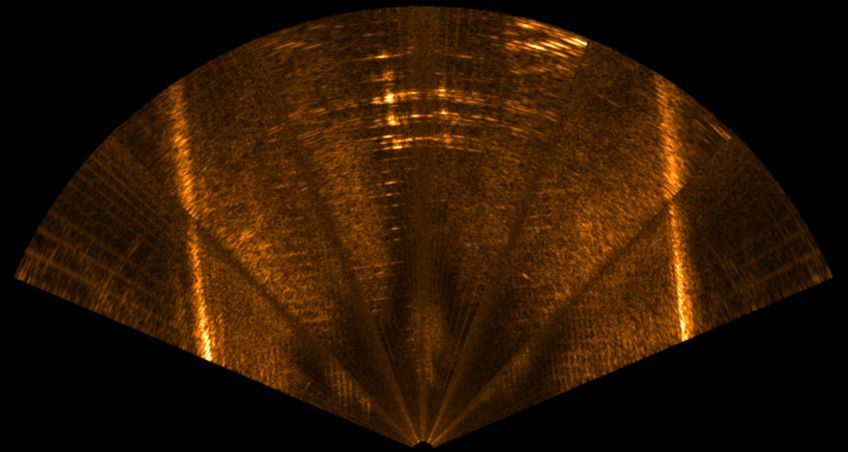
#> input picture image/son11.jpg, 848 x 452 px
$ python op_acEpipolar.py
#> lines starting #> are read from the running program, lines starting #| are printed output that depends on the picture
# 光-声对应
import numpy as np
import matplotlib.pyplot as plt
import cv2

image_path = 'image/son11.jpg'
image = cv2.imread(image_path)
#> image is the input picture: shape (452, 848, 3); mean B, G, R 3.1, 23.1, 45.3
image_width = image.shape[1]
#> image_width = 848
image_height = image.shape[0]
#> image_height = 452

# 相机的内参数矩阵K
K =[[527.8346, 0, 654.6259],
    [0, 527.6546, 367.7943],
    [0, 0, 1]]
x_offset, y_offset = 423, 458  # 声纳图像的原点坐标

x_pix = 359  # 光学图像像素坐标

k = (400 - x_pix) / K[0][0]
x = np.linspace(0, image_width - 1, image_width)
#> x = 848 values from 0 to 847
y = 1/k * (x - x_offset) + y_offset
#> y = 848 values from -4987.7 to 5916.6

plt.imshow(image)
plt.plot(x, y, label='Upper Branch', color='red')
plt.xlabel('Pixel X')
plt.ylabel('Pixel Y')
plt.ylim(image_height, 0)
plt.legend()
plt.show()
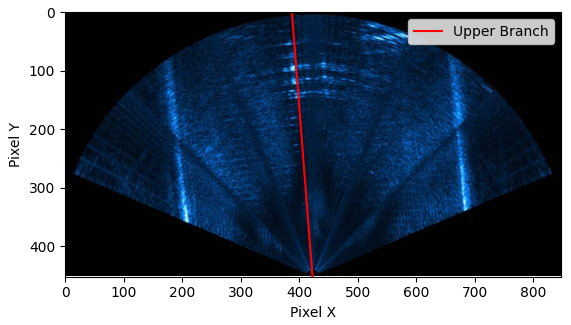
#> figure drawn by matplotlib, 1 panel; B, G, R data is drawn as R, G, B

$ run again, with image/son2.jpg copied over image/son11.jpg
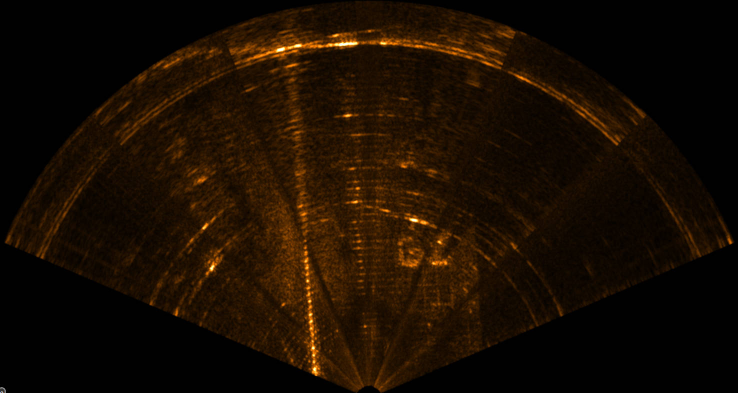
#> input picture image/son2.jpg, 1476 x 786 px (shown at 1/2 size)
#> image is the input picture: shape (786, 1476, 3); mean B, G, R 1.3, 13.1, 25.9
#> `plt.show()`:
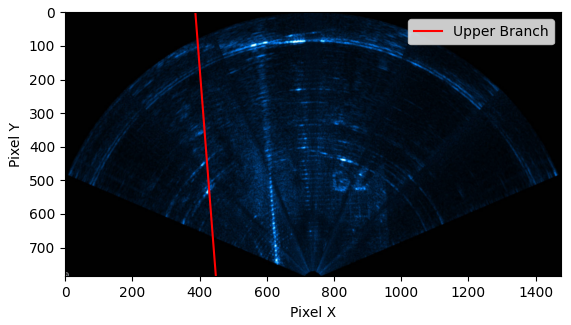
#> figure drawn by matplotlib, 1 panel; B, G, R data is drawn as R, G, B

$ run again, with image/son22.jpg copied over image/son11.jpg
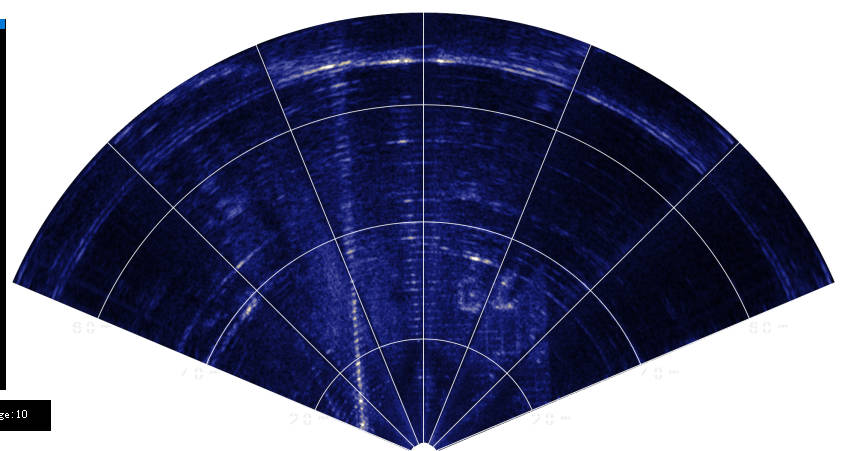
#> input picture image/son22.jpg, 848 x 451 px
#> image is the input picture: shape (451, 848, 3); mean B, G, R 138.5, 111, 108.6
#> `plt.show()`:
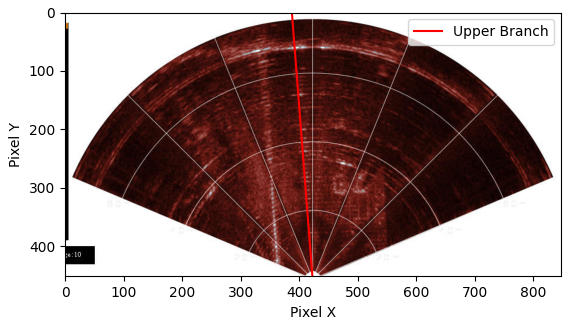
#> figure drawn by matplotlib, 1 panel; B, G, R data is drawn as R, G, B
